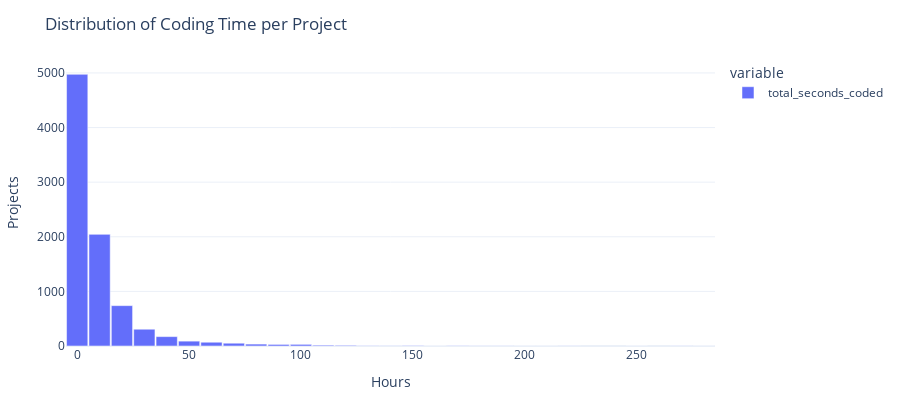
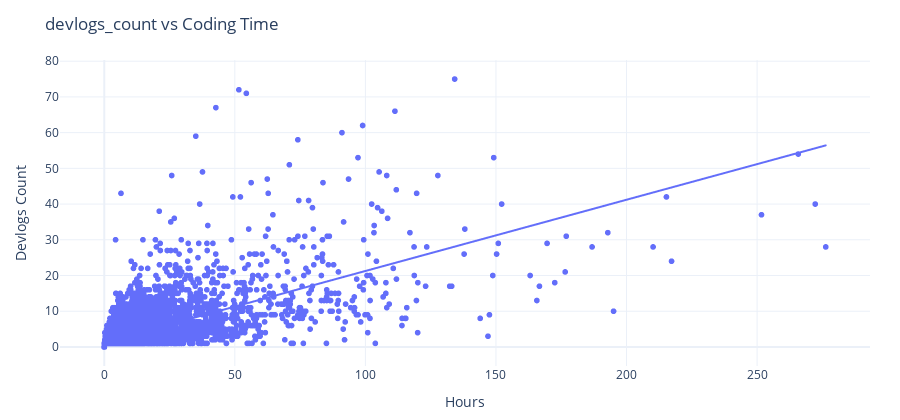

Here is the notebook cell these charts were saved with, in order:
### Markdown cell above
## Time distributions and relationships
- Distribution of coding time (hours)
- Relationship between coding time and votes/ships/devlogs

### Code cell
hrs = pd.to_numeric(df[time_col], errors='coerce').fillna(0) / 3600.0

fig = px.histogram(hrs.dropna(), nbins=40,
                   title='Distribution of Coding Time per Project',
                   labels={'value': 'Hours', 'count': 'Projects'},
                   color_discrete_sequence=['#636EFA'])
fig.update_traces(marker_line_color='white', marker_line_width=0.5)
fig.update_layout(bargap=0.05, height=max(DEFAULT_HEIGHT - 20, 400),
                  xaxis_title='Hours', yaxis_title='Projects')
fig.show()
save_plotly(fig, name='project_time_distribution', description='Histogram of coding time per project', friendly_name='Time Distribution (Projects)')

cand_cols = [c for c in ['votes_count', 'likes_count', 'ships_count', 'devlogs_count'] if c in df.columns]
if cand_cols:
    for col in cand_cols:
        y = pd.to_numeric(df[col], errors='coerce')
        plot_df = pd.DataFrame({'hours': hrs, col: y}).dropna()
        if plot_df.empty:
            continue
        try:
            fig = px.scatter(plot_df, x='hours', y=col, trendline='ols',
                             title=f'{col} vs Coding Time',
                             labels={'hours': 'Hours', col: col.replace('_', ' ').title()})
        except Exception:
            fig = px.scatter(plot_df, x='hours', y=col,
                             title=f'{col} vs Coding Time',
                             labels={'hours': 'Hours', col: col.replace('_', ' ').title()})
        fig.update_layout(height=max(DEFAULT_HEIGHT, 420))
        fig.show()
        save_plotly(fig, name=f'{col}_vs_hours', description=f'Scatter of {col} versus coding time (hours)', friendly_name=f"{col.replace('_',' ').title()} vs Hours")

### Figure 1 — Plotly figure (JSON) as saved in the notebook; plotly's stock layout.template omitted (floating-point values rounded to 4 significant figures; data arrays with more than 128 entries replaced by an {"elided": "..."} marker saying what was removed)
{"data": [{"bingroup": "x", "hovertemplate": "variable=total_seconds_coded<br>Hours=%{x}<br>count=%{y}<extra></extra>", "legendgroup": "total_seconds_coded", "marker": {"color": "#636EFA", "line": {"color": "white", "width": 0.5}, "pattern": {"shape": ""}}, "name": "total_seconds_coded", "nbinsx": 40, "orientation": "v", "showlegend": true, "type": "histogram", "x": {"elided": "8598 float values"}, "xaxis": "x", "yaxis": "y"}], "layout": {"bargap": 0.05, "barmode": "relative", "height": 400, "legend": {"title": {"text": "variable"}, "tracegroupgap": 0}, "title": {"text": "Distribution of Coding Time per Project"}, "xaxis": {"anchor": "y", "domain": [0, 1], "title": {"text": "Hours"}}, "yaxis": {"anchor": "x", "domain": [0, 1], "title": {"text": "Projects"}}}}

### Figure 2 — Plotly figure (JSON) as saved in the notebook; plotly's stock layout.template omitted (floating-point values rounded to 4 significant figures; data arrays with more than 128 entries replaced by an {"elided": "..."} marker saying what was removed)
{"data": [{"hovertemplate": "Hours=%{x}<br>Devlogs Count=%{y}<extra></extra>", "legendgroup": "", "marker": {"color": "#636efa", "symbol": "circle"}, "mode": "markers", "name": "", "showlegend": false, "type": "scattergl", "x": {"elided": "8598 float values"}, "xaxis": "x", "y": {"elided": "8598 int values"}, "yaxis": "y"}, {"hovertemplate": "<b>OLS trendline</b><br>devlogs_count = 0.199455 * hours + 1.3184<br>R<sup>2</sup>=0.466888<br><br>Hours=%{x}<br>Devlogs Count=%{y} <b>(trend)</b><extra></extra>", "legendgroup": "", "marker": {"color": "#636efa", "symbol": "circle"}, "mode": "lines", "name": "", "showlegend": false, "type": "scattergl", "x": {"elided": "8598 float values"}, "xaxis": "x", "y": {"elided": "8598 float values"}, "yaxis": "y"}], "layout": {"height": 420, "legend": {"tracegroupgap": 0}, "title": {"text": "devlogs_count vs Coding Time"}, "xaxis": {"anchor": "y", "domain": [0, 1], "title": {"text": "Hours"}}, "yaxis": {"anchor": "x", "domain": [0, 1], "title": {"text": "Devlogs Count"}}}}
